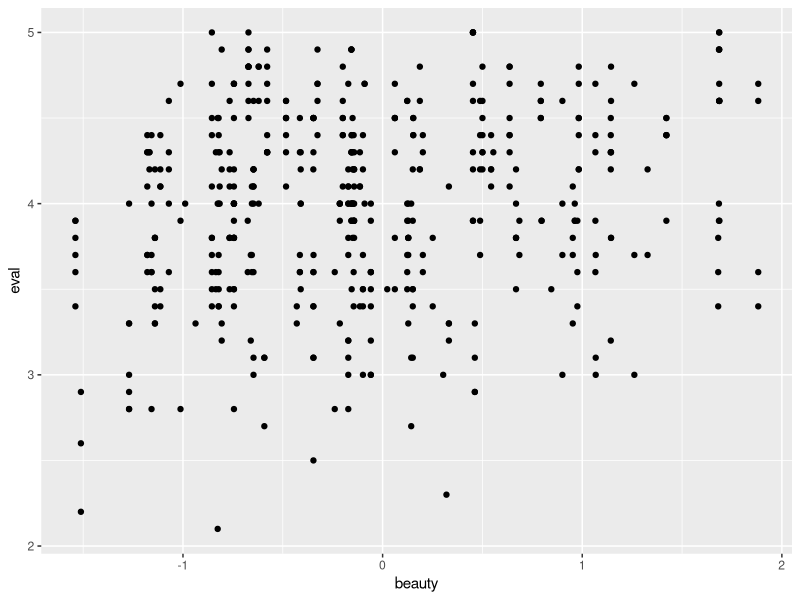
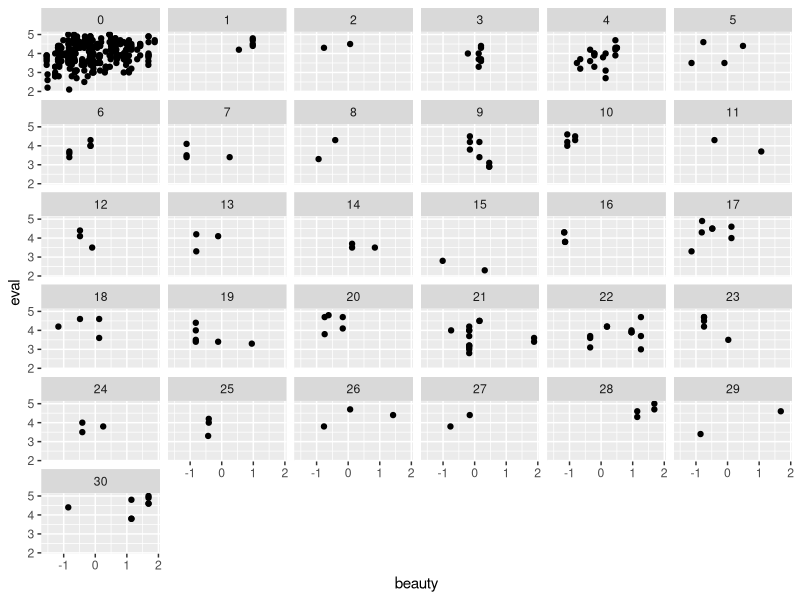
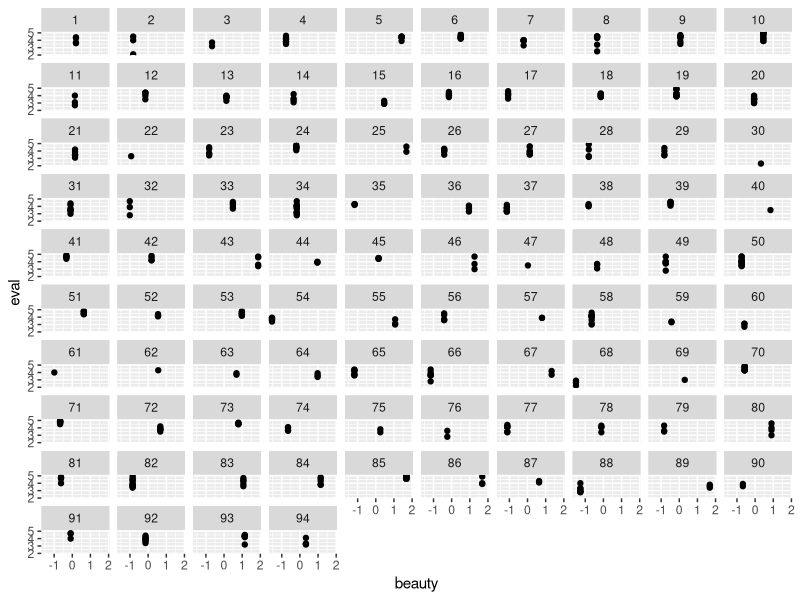
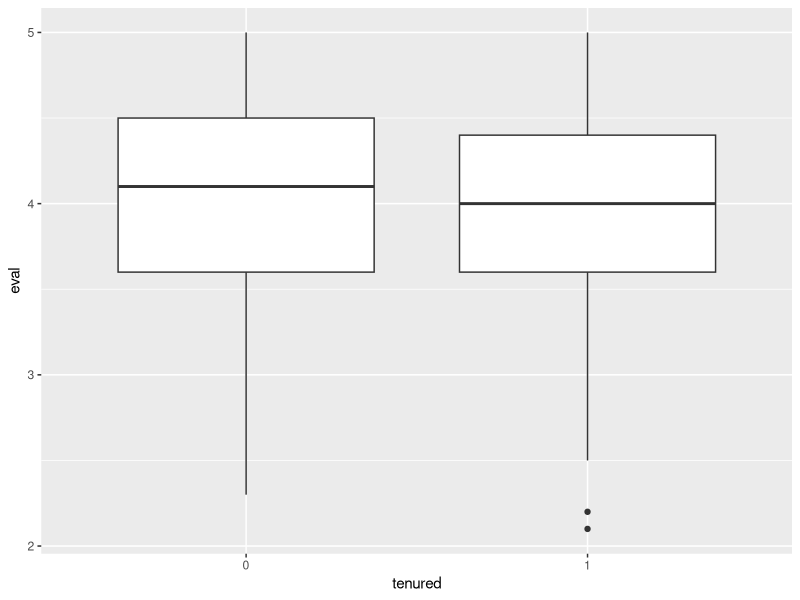
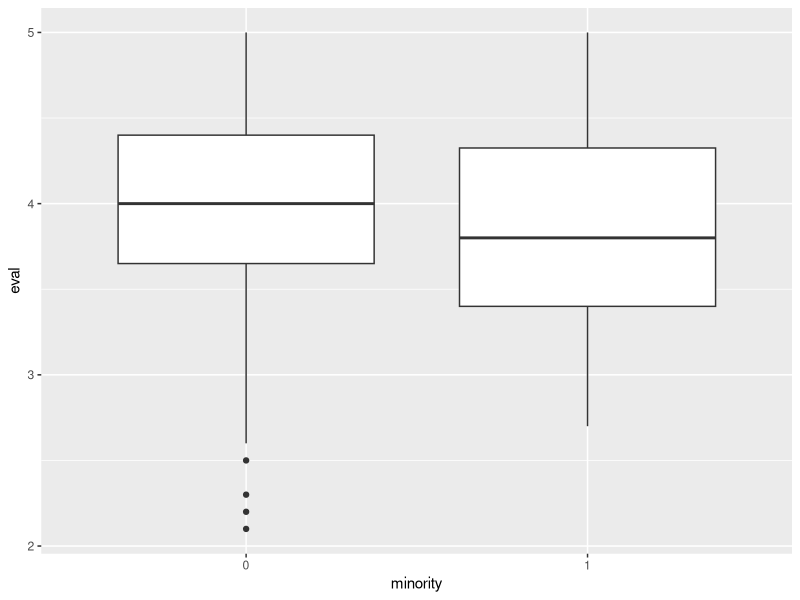
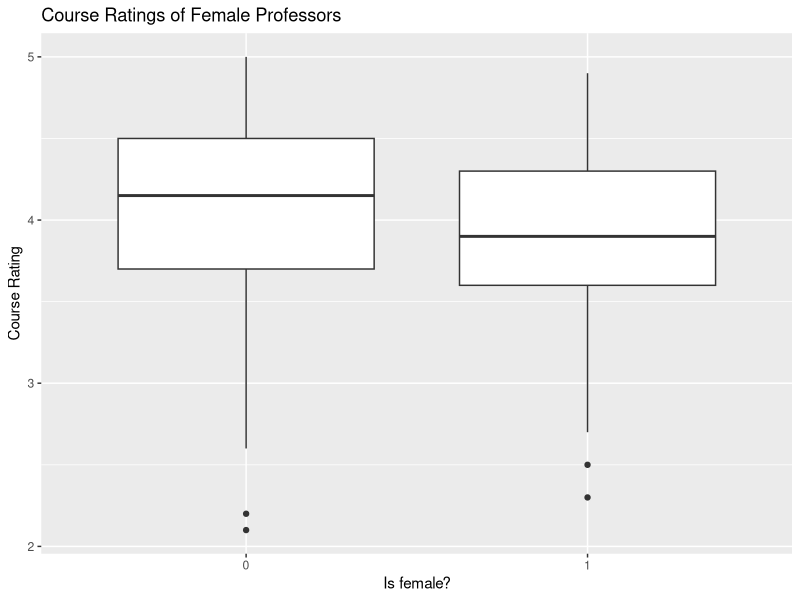
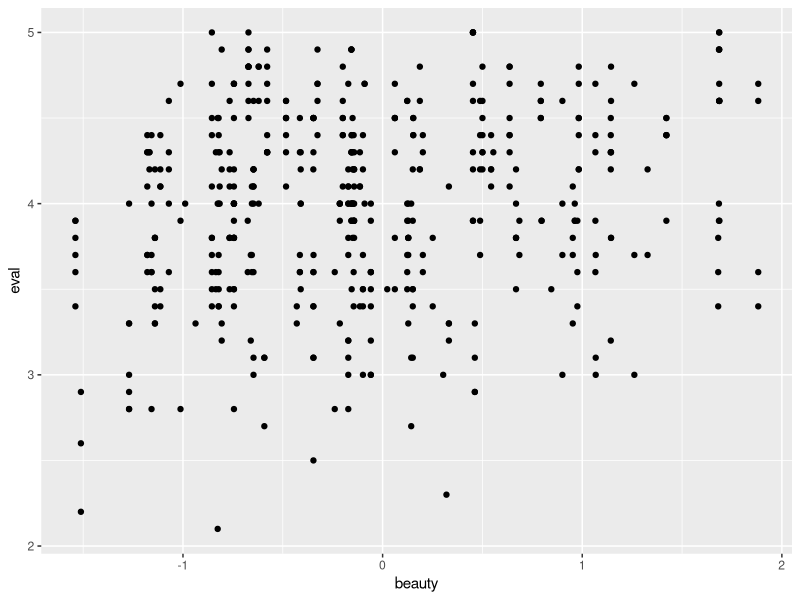
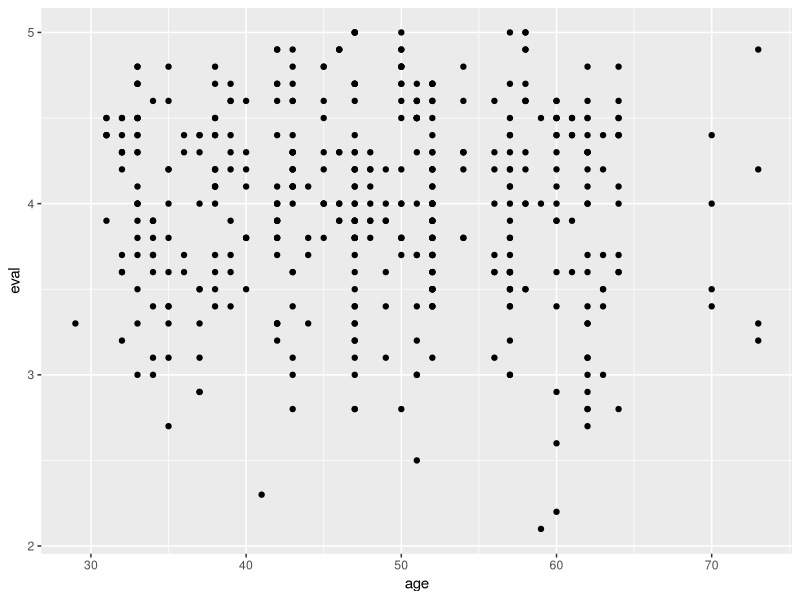

Reproduce these figures in R, in order. (Note: this script raises an error after producing the figures.)
library(lme4)
library(lmerTest)
library(gridExtra)
library(ggplot2)

# Read in the data
beauty <- read.table ("Beauty.txt", header=T, sep=" ")

# data summary
str(beauty)

ggplot(data=beauty, aes(x=beauty, y=eval)) + geom_point()
ggplot(data=beauty, aes(x=beauty, y=eval)) + geom_point() + facet_wrap(~as.factor(courseID))


ggplot(beauty, aes(x=beauty, y=eval)) +
  geom_point() +
  facet_wrap(~profnumber)

beauty$tenured <- factor(beauty$tenured)
beauty$minority <- factor(beauty$minority)
beauty$female <- factor(beauty$female)
beauty$formal <- factor(beauty$formal)
beauty$lower <- factor(beauty$lower)
beauty$multipleclass <- factor(beauty$multipleclass)
beauty$nonenglish <- factor(beauty$nonenglish)
beauty$onecredit <- factor(beauty$onecredit)
beauty$tenuretrack <- factor(beauty$tenuretrack)


ggplot(beauty, aes(y=eval, x=tenured)) + geom_boxplot()
summary(aov(eval ~ tenured, beauty))

ggplot(beauty, aes(y=eval, x=minority)) + geom_boxplot()
summary(aov(eval ~ minority, beauty))

# females have lower evaluation on average
ggplot(beauty, aes(y=eval, x=female)) + 
  geom_boxplot() +
  labs(x="Is female?", y="Course Rating", title="Course Ratings of Female Professors")
summary(aov(eval ~ female, beauty))

ggplot(beauty, aes(y=eval, x=beauty)) + geom_point()

ggplot(beauty, aes(y=eval, x=age)) + geom_point()

# when the number of students who complete evaluation is high, rating tends to be high.
ggplot(beauty, aes(y=eval, x=didevaluation)) + geom_point()


ggplot(beauty, aes(y=eval, x=formal)) + geom_boxplot()
summary(aov(eval ~ formal, beauty))


ggplot(beauty, aes(y=eval, x=lower)) + geom_boxplot()
summary(aov(eval ~ lower, beauty))


ggplot(beauty, aes(y=eval, x=multipleclass)) + geom_boxplot()
summary(aov(eval ~ multipleclass, beauty))

# professor with undergrad in non-English speaking country tend to have lower evaluation score
ggplot(beauty, aes(y=eval, x=nonenglish)) + 
  geom_boxplot() + 
  labs(x="Undergrad in Non-English Speaking Country", y="Course Rating", title="Course Rating of Professors")
summary(aov(eval ~ nonenglish, beauty))


ggplot(beauty, aes(y=eval, x=onecredit)) + geom_boxplot()
summary(aov(eval ~ onecredit, beauty))


# one credit courses have significantly higher evaluation score
ggplot(beauty, aes(y=eval, x=female)) + geom_boxplot()
summary(aov(eval ~ female, beauty))

# tenured professors get lower evaluation score on average
ggplot(beauty, aes(y=eval, x=tenuretrack)) + geom_boxplot()
summary(aov(eval ~ tenuretrack, beauty))


ggplot(beauty, aes(y=eval, x=profevaluation)) + geom_point()


ggplot(beauty, aes(y=eval, x=students)) + geom_point()


ggplot(beauty, aes(y=eval, x=percentevaluating)) + geom_point()



# 5: varying intercept model
intercept.model <- lmer(eval ~ (1 | profnumber) + beauty, data = beauty) 
summary(intercept.model)

coef(intercept.model)
confint(intercept.model)
fixef(intercept.model)
ranef(intercept.model)


# plot results
min_b <- min(beauty$beauty)
max_b<- max(beauty$beauty)
bucket <- (max(beauty$beauty)-min(beauty$beauty))/4
  
beauty.vector <- seq(min_b, max_b, by=bucket)

newdata <- data.frame(profnumber=rep(unique(beauty$profnumber), each=5),
                      beauty=rep(beauty.vector, 94))

newdata$profnumber <- as.factor(newdata$profnumber)

newdata$pred <- predict(intercept.model, newdata=newdata, type="response")

ggplot(newdata, aes(x = beauty, y = pred, colour = profnumber)) +
  geom_line(size = 0.7) +
  labs(x = "Beauty", y = "Predicted Course Rating") +
  theme(legend.position="none") +
  geom_text(data = newdata, aes(label = profnumber), hjust = 0.5, vjust = 1)

# 6
# female
intercept.model <- lmer(eval ~ (1 | profnumber) + female, data = beauty) 
summary(intercept.model)

# non-english
intercept.model <- lmer(eval ~ (1 | profnumber) + nonenglish, data = beauty) 
summary(intercept.model)

# onecredit
intercept.model <- lmer(eval ~ (1 | profnumber) + onecredit, data = beauty) 
summary(intercept.model)

# tenuretrack
intercept.model <- lmer(eval ~ (1 | profnumber) + tenuretrack, data = beauty) 
summary(intercept.model)

# combined model - female + nonenglish + onecredit
intercept.model <- lmer(eval ~ (1 | profnumber) + beauty + female + nonenglish + onecredit, data = beauty) 
summary(intercept.model)

coef(intercept.model)
confint(intercept.model)
fixef(intercept.model)
ranef(intercept.model)

qqnorm(residuals(intercept.model))

# 7

intercept.model.1 <- lmer(eval ~ (1 | profnumber) + beauty, data = beauty) 
summary(intercept.model.1)

# plot results
min_b <- min(beauty$beauty)
max_b<- max(beauty$beauty)
bucket <- (max(beauty$beauty)-min(beauty$beauty))/4

beauty.vector <- seq(min_b, max_b, by=bucket)

newdata <- data.frame(profnumber=rep(unique(beauty$profnumber), each=5),
                      beauty=rep(beauty.vector, 94))

newdata$profnumber <- as.factor(newdata$profnumber)

newdata$pred <- predict(intercept.model.1, newdata=newdata, type="response")

p1 <- ggplot(newdata, aes(x = beauty, y = pred, colour = profnumber)) +
  geom_line(size = 0.7) +
  labs(x = "Beauty", y = "Predicted Course Rating") +
  theme(legend.position="none") +
  geom_text(data = newdata, aes(label = profnumber), hjust = 0.5, vjust = 1)






intercept.model.2 <- lmer(eval ~ (1 | courseID) + beauty, data = beauty) 
summary(intercept.model.2)


min_b <- min(beauty$beauty)
max_b<- max(beauty$beauty)
bucket <- (max(beauty$beauty)-min(beauty$beauty))/4

beauty.vector <- seq(min_b, max_b, by=bucket)

newdata <- data.frame(courseID=rep(unique(beauty$courseID), each=5),
                      beauty=rep(beauty.vector, 31))

newdata$courseID <- as.factor(newdata$courseID)

newdata$pred <- predict(intercept.model.2, newdata=newdata, type="response")

p2 <- ggplot(newdata, aes(x = beauty, y = pred, colour = courseID)) +
  geom_line(size = 0.7) +
  labs(x = "Beauty", y = "Predicted Course Rating") +
  theme(legend.position="none") +
  geom_text(data = newdata, aes(label = courseID), hjust = 0.5, vjust = 1)


grid.arrange(p1,p2, ncol = 2)


# 8

intercept.model <- lmer(eval ~ (1 + beauty | courseID), data = beauty) 
summary(intercept.model)

coef(intercept.model)
confint(intercept.model)
fixef(intercept.model)
ranef(intercept.model)


# 10

intercept.model <- lmer(eval ~ (1 + beauty | courseID) + onecredit, data = beauty) 
summary(intercept.model)

coef(intercept.model)
confint(intercept.model)
fixef(intercept.model)
ranef(intercept.model)

tapply(beauty$profevaluation, beauty$profnumber, var)
